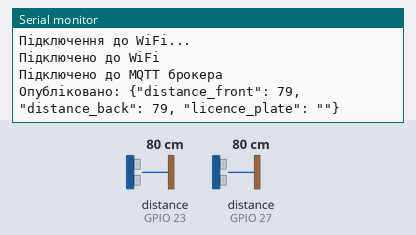
The sketch below on a simulated ESP32. Shown: the last lines printed to the serial monitor. Wiring (from diagram.json): 2 × ultrasonic range finder: trigger GPIO 26, echo GPIO 27 / trigger GPIO 22, echo GPIO 23. Inputs (shaded band) come from the test bench; at power-on: distance to the obstacle (sensors on GPIO 23, GPIO 27) 80 cm. The echo pulse lasts 58.3 µs per cm; WiFi joins after 1.5 s; servers stay silent unless stated; no MQTT or app messages arrive unless stated.

Above: at 3.2 s.
3.3 s: distance to the obstacle (sensor on GPIO 23) set to 2 cm
At 8.5 s:
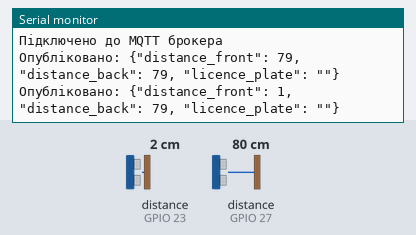
8.9 s: distance to the obstacle (sensor on GPIO 27) set to 2 cm
At 12.5 s:
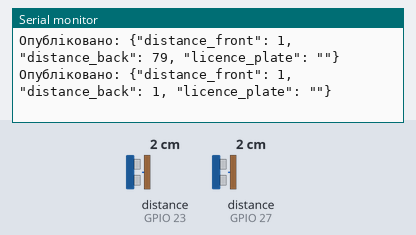
14.5 s: distance to the obstacle (sensor on GPIO 23) set to 4 cm
At 17.6 s:
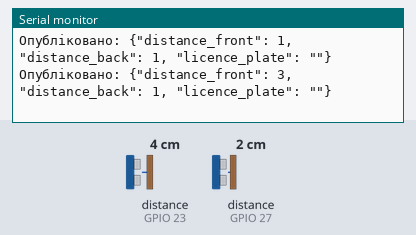
20.1 s: distance to the obstacle (sensor on GPIO 27) set to 4 cm
At 22.8 s:
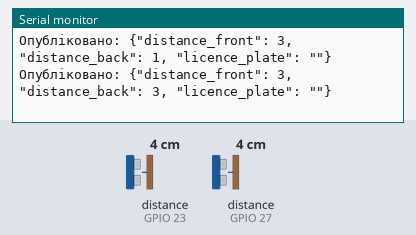
Timing chart, 0 to 24.3 s (numbered marks = the images above; inputs shaded):
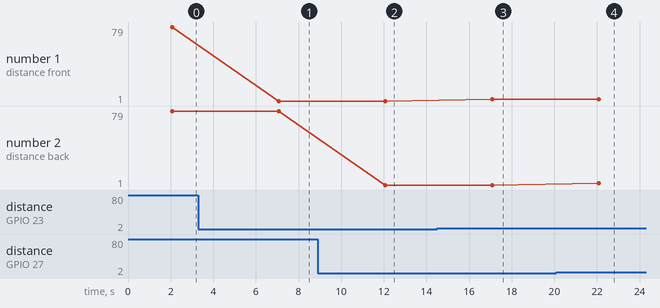

The sketch:

sketch.ino
```cpp
#include <WiFi.h>
#include <PubSubClient.h>

// WiFi
const char* ssid = "Wokwi-GUEST";
const char* password = "";

// MQTT
const char* mqtt_server = "broker.hivemq.com";
const int mqtt_port = 1883;
const char* topic = "autocare/iot";

WiFiClient espClient;
PubSubClient client(espClient);

// Licence plate
const char* licence_plate = "";

// Ultrasonic sensor pins
const int pin_trig1 = 22; // Trig pin для переднього датчика
const int pin_echo1 = 23; // Echo pin для переднього датчика
const int pin_trig2 = 26; // Trig pin для заднього датчика
const int pin_echo2 = 27; // Echo pin для заднього датчика

void setup() {
  Serial.begin(115200);

  pinMode(pin_trig1, OUTPUT);
  pinMode(pin_echo1, INPUT);
  pinMode(pin_trig2, OUTPUT);
  pinMode(pin_echo2, INPUT);

  WiFi.begin(ssid, password);
  while (WiFi.status() != WL_CONNECTED) {
    delay(1000);
    Serial.println("Підключення до WiFi...");
  }
  Serial.println("Підключено до WiFi");

  // Підключення до MQTT брокера
  client.setServer(mqtt_server, mqtt_port);
  while (!client.connected()) {
    if (client.connect("ESP32Client")) {
      Serial.println("Підключено до MQTT брокера");
    } else {
      delay(1000);
      Serial.println("Підключення до MQTT...");
    }
  }
}

void loop() {
  if (!client.connected()) {
    reconnect();
  }
  client.loop();

  // Вимірювання відстані від переднього датчика
  int distance_front = measureDistance(pin_trig1, pin_echo1);

  // Вимірювання відстані від заднього датчика
  int distance_back = measureDistance(pin_trig2, pin_echo2);

  // Створення JSON повідомлення
  String message = "{\"distance_front\": " + String(distance_front) +
                   ", \"distance_back\": " + String(distance_back) +
                   ", \"licence_plate\": \"" + String(licence_plate) + "\"}";

  // Публікація JSON повідомлення на MQTT топік
  if (client.publish(topic, message.c_str())) {
    Serial.println("Опубліковано: " + message);
  } else {
    Serial.println("Не вдалося опублікувати повідомлення");
  }

  // Очікування перед наступним вимірюванням
  delay(5000); // 5 секунд
}

void reconnect() {
  // Підключення до MQTT брокера
  while (!client.connected()) {
    Serial.print("Підключення до MQTT...");
    if (client.connect("ESP32Client")) {
      Serial.println("Підключено до MQTT брокера");
    } else {
      Serial.print("Помилка підключення: ");
      Serial.println(client.state());
      delay(5000);  // Чекати 5 секунд перед повторною спробою
    }
  }
}


// Функція для вимірювання відстані за допомогою ультразвукового датчика
int measureDistance(int trigPin, int echoPin) {
  digitalWrite(trigPin, LOW);
  delayMicroseconds(2);
  digitalWrite(trigPin, HIGH);
  delayMicroseconds(10);
  digitalWrite(trigPin, LOW);

  long duration = pulseIn(echoPin, HIGH); // Вимірювання тривалості імпульсу ехо
  int distance = duration * 0.034 / 2;   // Перетворення тривалості в відстань (в см)
  return distance;
}
```

Measured:
- after the input at 3.3 s, the serial monitor: prints a new line after 3.8 s (image 1)
- after the input at 8.9 s, the serial monitor: prints a new line after 3.2 s (image 2)
- after the input at 14.5 s, the serial monitor: prints a new line after 2.6 s (image 3)
- after the input at 20.1 s, the serial monitor: prints a new line after 2.0 s (image 4)
- plotted number 1: 79 → 1 after the input at 3.3 s, 1 → 3 after the input at 14.5 s
